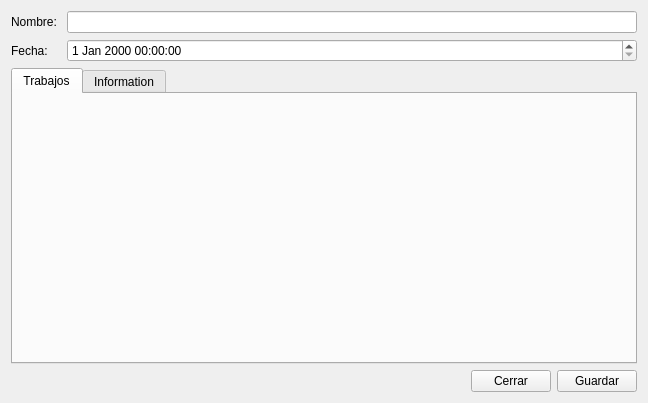
<?xml version="1.0" encoding="UTF-8"?>
<ui version="4.0">
 <class>Form</class>
 <widget class="QWidget" name="Form">
  <property name="geometry">
   <rect>
    <x>0</x>
    <y>0</y>
    <width>648</width>
    <height>403</height>
   </rect>
  </property>
  <property name="windowTitle">
   <string>Form</string>
  </property>
  <layout class="QVBoxLayout" name="verticalLayout">
   <item>
    <layout class="QFormLayout" name="formLayout">
     <item row="0" column="0">
      <widget class="QLabel" name="nameLabel">
       <property name="text">
        <string>Nombre: </string>
       </property>
      </widget>
     </item>
     <item row="0" column="1">
      <widget class="QLineEdit" name="nameLineEdit"/>
     </item>
     <item row="1" column="0">
      <widget class="QLabel" name="fechaLabel">
       <property name="text">
        <string>Fecha:</string>
       </property>
      </widget>
     </item>
     <item row="1" column="1">
      <widget class="QDateTimeEdit" name="fechaDateTimeEdit"/>
     </item>
    </layout>
   </item>
   <item>
    <widget class="QTabWidget" name="tabWidget">
     <property name="tabPosition">
      <enum>QTabWidget::North</enum>
     </property>
     <property name="tabShape">
      <enum>QTabWidget::Rounded</enum>
     </property>
     <property name="currentIndex">
      <number>0</number>
     </property>
     <property name="documentMode">
      <bool>false</bool>
     </property>
     <widget class="QWidget" name="trabajosTab">
      <attribute name="title">
       <string>Trabajos</string>
      </attribute>
      <layout class="QVBoxLayout" name="verticalLayout_2"/>
     </widget>
     <widget class="QWidget" name="infoTab">
      <attribute name="title">
       <string>Information</string>
      </attribute>
     </widget>
    </widget>
   </item>
   <item>
    <layout class="QHBoxLayout" name="horizontalLayout">
     <item>
      <spacer name="horizontalSpacer">
       <property name="orientation">
        <enum>Qt::Horizontal</enum>
       </property>
       <property name="sizeHint" stdset="0">
        <size>
         <width>40</width>
         <height>20</height>
        </size>
       </property>
      </spacer>
     </item>
     <item>
      <widget class="QPushButton" name="closeButton">
       <property name="text">
        <string>Cerrar</string>
       </property>
      </widget>
     </item>
     <item>
      <widget class="QPushButton" name="saveButton">
       <property name="text">
        <string>Guardar</string>
       </property>
      </widget>
     </item>
    </layout>
   </item>
  </layout>
 </widget>
 <resources/>
 <connections/>
</ui>
